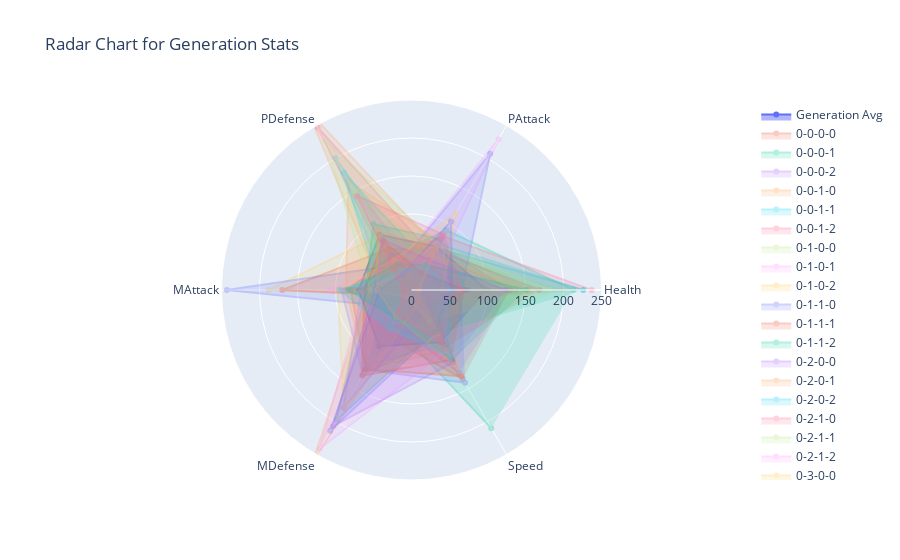
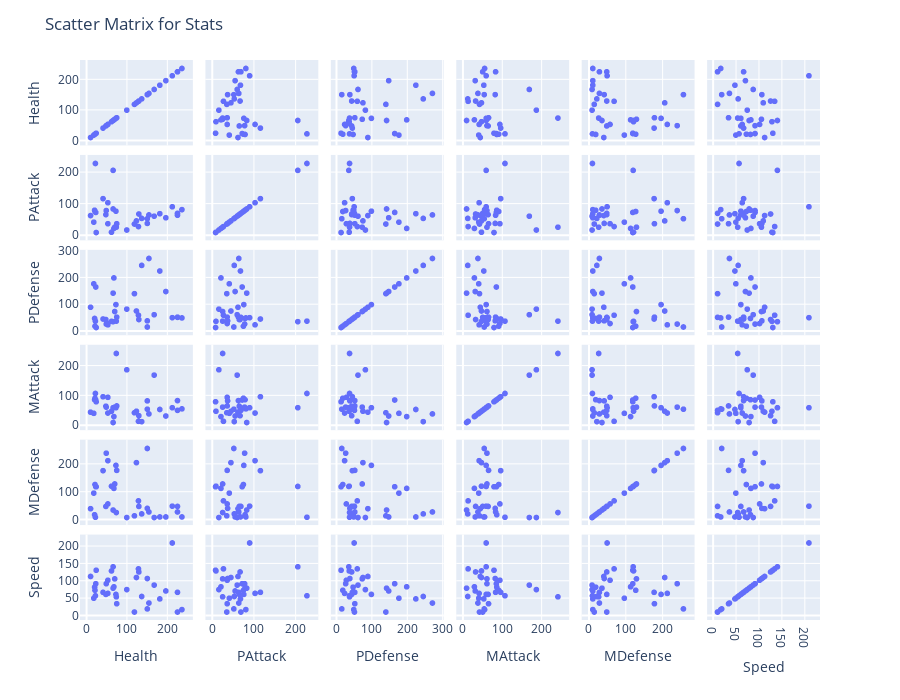

Write notebook code for charts like these, in order.
### Code cell
# Running the dashboard for a specific generation
generation = 3  # Set the generation to inspect
generation_data = filter_generation(generation, tree_data)

# Run summary statistics and plot functions with error handling
try:
    summary = summary_statistics(generation_data)
    plot_heatmap(generation_data, generation)
    plot_violin_plots(generation_data, generation)
    plot_distribution_histograms(generation_data, generation)
    plot_radar_chart(generation_data)
    plot_scatter_matrix(generation_data)
except ValueError as e:
    print(f"Data error: {e}")
except KeyError as e:
    print(f"Missing column error: {e}")
except Exception as e:
    print(f"An unexpected error occurred: {e}")

### Figure 1 — Plotly figure (JSON) as saved in the notebook; plotly's stock layout.template omitted (floating-point values rounded to 4 significant figures)
{"data": [{"fill": "toself", "name": "Generation Avg", "r": [99.47, 65.61, 84.06, 69.5, 85.31, 79.31], "theta": ["Health", "PAttack", "PDefense", "MAttack", "MDefense", "Speed"], "type": "scatterpolar"}, {"fill": "toself", "name": "0-0-0-0", "opacity": 0.3, "r": [129, 28, 60, 14, 69, 135], "theta": ["Health", "PAttack", "PDefense", "MAttack", "MDefense", "Speed"], "type": "scatterpolar"}, {"fill": "toself", "name": "0-0-0-1", "opacity": 0.3, "r": [213, 91, 51, 60, 50, 210], "theta": ["Health", "PAttack", "PDefense", "MAttack", "MDefense", "Speed"], "type": "scatterpolar"}, {"fill": "toself", "name": "0-0-0-2", "opacity": 0.3, "r": [130, 68, 44, 33, 49, 126], "theta": ["Health", "PAttack", "PDefense", "MAttack", "MDefense", "Speed"], "type": "scatterpolar"}, {"fill": "toself", "name": "0-0-1-0", "opacity": 0.3, "r": [155, 65, 273, 39, 29, 36], "theta": ["Health", "PAttack", "PDefense", "MAttack", "MDefense", "Speed"], "type": "scatterpolar"}, {"fill": "toself", "name": "0-0-1-1", "opacity": 0.3, "r": [68, 22, 200, 30, 114, 83], "theta": ["Health", "PAttack", "PDefense", "MAttack", "MDefense", "Speed"], "type": "scatterpolar"}, {"fill": "toself", "name": "0-0-1-2", "opacity": 0.3, "r": [137, 54, 247, 13, 22, 55], "theta": ["Health", "PAttack", "PDefense", "MAttack", "MDefense", "Speed"], "type": "scatterpolar"}, {"fill": "toself", "name": "0-1-0-0", "opacity": 0.3, "r": [197, 56, 149, 32, 11, 71], "theta": ["Health", "PAttack", "PDefense", "MAttack", "MDefense", "Speed"], "type": "scatterpolar"}, {"fill": "toself", "name": "0-1-0-1", "opacity": 0.3, "r": [119, 36, 141, 43, 15, 10], "theta": ["Health", "PAttack", "PDefense", "MAttack", "MDefense", "Speed"], "type": "scatterpolar"}, {"fill": "toself", "name": "0-1-0-2", "opacity": 0.3, "r": [100, 17, 83, 188, 9, 75], "theta": ["Health", "PAttack", "PDefense", "MAttack", "MDefense", "Speed"], "type": "scatterpolar"}, {"fill": "toself", "name": "0-1-1-0", "opacity": 0.3, "r": [74, 26, 38, 243, 27, 54], "theta": ["Health", "PAttack", "PDefense", "MAttack", "MDefense", "Speed"], "type": "scatterpolar"}, {"fill": "toself", "name": "0-1-1-1", "opacity": 0.3, "r": [168, 61, 62, 170, 9, 88], "theta": ["Health", "PAttack", "PDefense", "MAttack", "MDefense", "Speed"], "type": "scatterpolar"}, {"fill": "toself", "name": "0-1-1-2", "opacity": 0.3, "r": [226, 64, 53, 84, 29, 67], "theta": ["Health", "PAttack", "PDefense", "MAttack", "MDefense", "Speed"], "type": "scatterpolar"}, {"fill": "toself", "name": "0-2-0-0", "opacity": 0.3, "r": [21, 76, 19, 92, 128, 73], "theta": ["Health", "PAttack", "PDefense", "MAttack", "MDefense", "Speed"], "type": "scatterpolar"}, {"fill": "toself", "name": "0-2-0-1", "opacity": 0.3, "r": [23, 73, 166, 86, 120, 92], "theta": ["Health", "PAttack", "PDefense", "MAttack", "MDefense", "Speed"], "type": "scatterpolar"}, {"fill": "toself", "name": "0-2-0-2", "opacity": 0.3, "r": [18, 42, 178, 41, 97, 50], "theta": ["Health", "PAttack", "PDefense", "MAttack", "MDefense", "Speed"], "type": "scatterpolar"}, {"fill": "toself", "name": "0-2-1-0", "opacity": 0.3, "r": [20, 80, 48, 87, 19, 82], "theta": ["Health", "PAttack", "PDefense", "MAttack", "MDefense", "Speed"], "type": "scatterpolar"}, {"fill": "toself", "name": "0-2-1-1", "opacity": 0.3, "r": [48, 66, 44, 65, 49, 61], "theta": ["Health", "PAttack", "PDefense", "MAttack", "MDefense", "Speed"], "type": "scatterpolar"}, {"fill": "toself", "name": "0-2-1-2", "opacity": 0.3, "r": [22, 229, 38, 108, 10, 57], "theta": ["Health", "PAttack", "PDefense", "MAttack", "MDefense", "Speed"], "type": "scatterpolar"}, {"fill": "toself", "name": "0-3-0-0", "opacity": 0.3, "r": [62, 10, 37, 48, 122, 129], "theta": ["Health", "PAttack", "PDefense", "MAttack", "MDefense", "Speed"], "type": "scatterpolar"}, {"fill": "toself", "name": "0-3-0-1", "opacity": 0.3, "r": [66, 207, 36, 60, 121, 141], "theta": ["Health", "PAttack", "PDefense", "MAttack", "MDefense", "Speed"], "type": "scatterpolar"}, {"fill": "toself", "name": "0-3-0-2", "opacity": 0.3, "r": [24, 9, 14, 80, 120, 131], "theta": ["Health", "PAttack", "PDefense", "MAttack", "MDefense", "Speed"], "type": "scatterpolar"}, {"fill": "toself", "name": "0-3-1-0", "opacity": 0.3, "r": [73, 77, 100, 60, 197, 61], "theta": ["Health", "PAttack", "PDefense", "MAttack", "MDefense", "Speed"], "type": "scatterpolar"}, {"fill": "toself", "name": "0-3-1-1", "opacity": 0.3, "r": [75, 37, 53, 66, 179, 34], "theta": ["Health", "PAttack", "PDefense", "MAttack", "MDefense", "Speed"], "type": "scatterpolar"}, {"fill": "toself", "name": "0-3-1-2", "opacity": 0.3, "r": [151, 53, 16, 55, 258, 19], "theta": ["Health", "PAttack", "PDefense", "MAttack", "MDefense", "Speed"], "type": "scatterpolar"}, {"fill": "toself", "name": "0-4-0-0", "opacity": 0.3, "r": [226, 70, 52, 51, 49, 10], "theta": ["Health", "PAttack", "PDefense", "MAttack", "MDefense", "Speed"], "type": "scatterpolar"}, {"fill": "toself", "name": "0-4-0-1", "opacity": 0.3, "r": [237, 82, 50, 56, 11, 17], "theta": ["Health", "PAttack", "PDefense", "MAttack", "MDefense", "Speed"], "type": "scatterpolar"}, {"fill": "toself", "name": "0-4-0-2", "opacity": 0.3, "r": [182, 69, 226, 54, 11, 48], "theta": ["Health", "PAttack", "PDefense", "MAttack", "MDefense", "Speed"], "type": "scatterpolar"}, {"fill": "toself", "name": "0-4-1-0", "opacity": 0.3, "r": [49, 79, 27, 62, 241, 92], "theta": ["Health", "PAttack", "PDefense", "MAttack", "MDefense", "Speed"], "type": "scatterpolar"}, {"fill": "toself", "name": "0-4-1-1", "opacity": 0.3, "r": [41, 117, 46, 97, 178, 67], "theta": ["Health", "PAttack", "PDefense", "MAttack", "MDefense", "Speed"], "type": "scatterpolar"}, {"fill": "toself", "name": "0-4-1-2", "opacity": 0.3, "r": [53, 104, 24, 42, 214, 64], "theta": ["Health", "PAttack", "PDefense", "MAttack", "MDefense", "Speed"], "type": "scatterpolar"}, {"fill": "toself", "name": "0-5-0-0", "opacity": 0.3, "r": [70, 26, 74, 62, 130, 106], "theta": ["Health", "PAttack", "PDefense", "MAttack", "MDefense", "Speed"], "type": "scatterpolar"}, {"fill": "toself", "name": "0-5-0-1", "opacity": 0.3, "r": [151, 38, 39, 83, 42, 107], "theta": ["Health", "PAttack", "PDefense", "MAttack", "MDefense", "Speed"], "type": "scatterpolar"}, {"fill": "toself", "name": "0-5-0-2", "opacity": 0.3, "r": [124, 46, 76, 48, 207, 110], "theta": ["Health", "PAttack", "PDefense", "MAttack", "MDefense", "Speed"], "type": "scatterpolar"}, {"fill": "toself", "name": "0-5-1-0", "opacity": 0.3, "r": [10, 63, 90, 45, 41, 113], "theta": ["Health", "PAttack", "PDefense", "MAttack", "MDefense", "Speed"], "type": "scatterpolar"}, {"fill": "toself", "name": "0-5-1-1", "opacity": 0.3, "r": [53, 37, 29, 95, 58, 102], "theta": ["Health", "PAttack", "PDefense", "MAttack", "MDefense", "Speed"], "type": "scatterpolar"}, {"fill": "toself", "name": "0-5-1-2", "opacity": 0.3, "r": [66, 84, 143, 10, 36, 79], "theta": ["Health", "PAttack", "PDefense", "MAttack", "MDefense", "Speed"], "type": "scatterpolar"}], "layout": {"polar": {"radialaxis": {"range": [0, 250], "visible": true}}, "showlegend": true, "title": {"text": "Radar Chart for Generation Stats"}}}

### Figure 2 — Plotly figure (JSON) as saved in the notebook; plotly's stock layout.template omitted (floating-point values rounded to 4 significant figures)
{"data": [{"dimensions": [{"axis": {"matches": true}, "label": "Health", "values": [129, 213, 130, 155, 68, 137, 197, 119, 100, 74, 168, 226, 21, 23, 18, 20, 48, 22, 62, 66, 24, 73, 75, 151, 226, 237, 182, 49, 41, 53, 70, 151, 124, 10, 53, 66]}, {"axis": {"matches": true}, "label": "PAttack", "values": [28, 91, 68, 65, 22, 54, 56, 36, 17, 26, 61, 64, 76, 73, 42, 80, 66, 229, 10, 207, 9, 77, 37, 53, 70, 82, 69, 79, 117, 104, 26, 38, 46, 63, 37, 84]}, {"axis": {"matches": true}, "label": "PDefense", "values": [60, 51, 44, 273, 200, 247, 149, 141, 83, 38, 62, 53, 19, 166, 178, 48, 44, 38, 37, 36, 14, 100, 53, 16, 52, 50, 226, 27, 46, 24, 74, 39, 76, 90, 29, 143]}, {"axis": {"matches": true}, "label": "MAttack", "values": [14, 60, 33, 39, 30, 13, 32, 43, 188, 243, 170, 84, 92, 86, 41, 87, 65, 108, 48, 60, 80, 60, 66, 55, 51, 56, 54, 62, 97, 42, 62, 83, 48, 45, 95, 10]}, {"axis": {"matches": true}, "label": "MDefense", "values": [69, 50, 49, 29, 114, 22, 11, 15, 9, 27, 9, 29, 128, 120, 97, 19, 49, 10, 122, 121, 120, 197, 179, 258, 49, 11, 11, 241, 178, 214, 130, 42, 207, 41, 58, 36]}, {"axis": {"matches": true}, "label": "Speed", "values": [135, 210, 126, 36, 83, 55, 71, 10, 75, 54, 88, 67, 73, 92, 50, 82, 61, 57, 129, 141, 131, 61, 34, 19, 10, 17, 48, 92, 67, 64, 106, 107, 110, 113, 102, 79]}], "hovertemplate": "%{xaxis.title.text}=%{x}<br>%{yaxis.title.text}=%{y}<extra></extra>", "legendgroup": "", "marker": {"color": "#636efa", "symbol": "circle"}, "name": "", "showlegend": false, "type": "splom"}], "layout": {"dragmode": "select", "height": 700, "legend": {"tracegroupgap": 0}, "margin": {"t": 60}, "title": {"text": "Scatter Matrix for Stats"}}}
